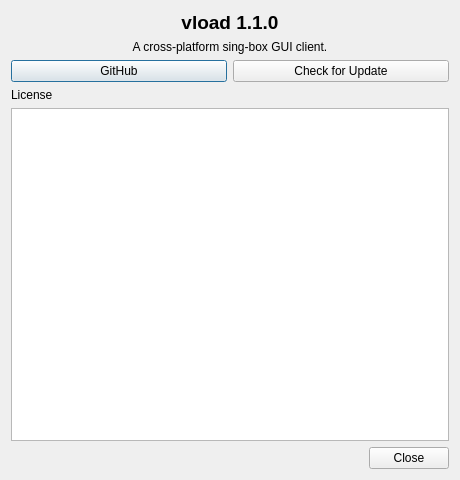
<?xml version="1.0" encoding="UTF-8"?>
<ui version="4.0">
 <class>DialogAbout</class>
 <widget class="QDialog" name="DialogAbout">
  <property name="geometry">
   <rect>
    <x>0</x>
    <y>0</y>
    <width>460</width>
    <height>480</height>
   </rect>
  </property>
  <property name="windowTitle">
   <string notr="true">About</string>
  </property>
  <layout class="QVBoxLayout" name="verticalLayout">
   <item>
    <widget class="QLabel" name="app_name">
     <property name="alignment">
      <set>Qt::AlignCenter</set>
     </property>
     <property name="font">
      <font>
       <pointsize>14</pointsize>
       <bold>true</bold>
      </font>
     </property>
     <property name="text">
      <string notr="true">vload 1.1.0</string>
     </property>
    </widget>
   </item>
   <item>
    <widget class="QLabel" name="app_description">
     <property name="alignment">
      <set>Qt::AlignCenter</set>
     </property>
     <property name="wordWrap">
      <bool>true</bool>
     </property>
     <property name="text">
      <string notr="true">A cross-platform sing-box GUI client.</string>
     </property>
    </widget>
   </item>
   <item>
    <layout class="QHBoxLayout" name="linkLayout">
     <item>
      <widget class="QPushButton" name="github_link">
       <property name="text">
        <string notr="true">GitHub</string>
       </property>
      </widget>
     </item>
     <item>
      <widget class="QPushButton" name="check_update">
       <property name="text">
        <string>Check for Update</string>
       </property>
      </widget>
     </item>
    </layout>
   </item>
   <item>
    <widget class="QLabel" name="license_label">
     <property name="text">
      <string>License</string>
     </property>
    </widget>
   </item>
   <item>
    <widget class="QPlainTextEdit" name="license_text">
     <property name="readOnly">
      <bool>true</bool>
     </property>
    </widget>
   </item>
   <item>
    <layout class="QHBoxLayout" name="closeLayout">
     <item>
      <spacer name="horizontalSpacer">
       <property name="orientation">
        <enum>Qt::Horizontal</enum>
       </property>
       <property name="sizeHint" stdset="0">
        <size>
         <width>40</width>
         <height>20</height>
        </size>
       </property>
      </spacer>
     </item>
     <item>
      <widget class="QPushButton" name="close_button">
       <property name="text">
        <string>Close</string>
       </property>
      </widget>
     </item>
    </layout>
   </item>
  </layout>
 </widget>
 <resources/>
 <connections/>
</ui>
